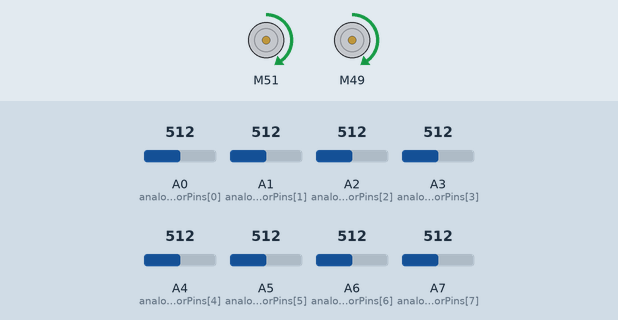
Simulated run of this sketch. Board: Arduino Mega 2560, built with avr-gcc and run on an emulated ATmega2560. Shown: 2 × DC motor (green arrow = forward, orange = backward, longer = faster). The inputs (shaded band) are chosen by the test bench; at power-on: A0 (analogSensorPins[0]) = 512, A1 (analogSensorPins[1]) = 512, A2 (analogSensorPins[2]) = 512, A3 (analogSensorPins[3]) = 512, A4 (analogSensorPins[4]) = 512, A5 (analogSensorPins[5]) = 512, A6 (analogSensorPins[6]) = 512, A7 (analogSensorPins[7]) = 512.

Above: at 1.2 s.
1.3 s: A0 (analogSensorPins[0]) set to 311
2.8 s: A0 (analogSensorPins[0]) set to 283
At 4.0 s:
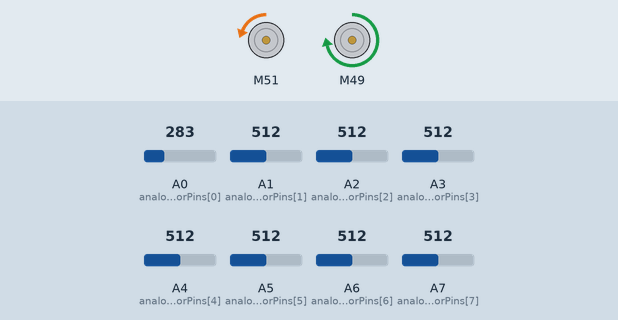
4.3 s: A1 (analogSensorPins[1]) set to 319
5.8 s: A1 (analogSensorPins[1]) set to 289
At 6.3 s:
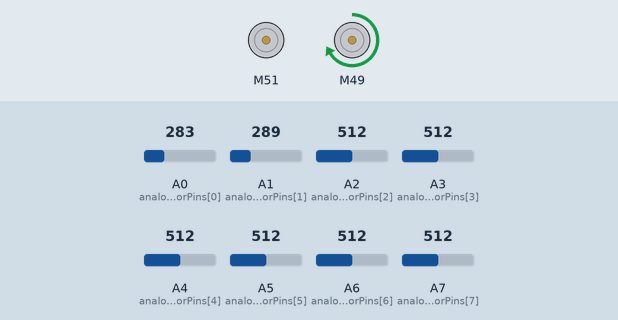
7.3 s: A2 (analogSensorPins[2]) set to 312
8.8 s: A2 (analogSensorPins[2]) set to 290
At 9.8 s:
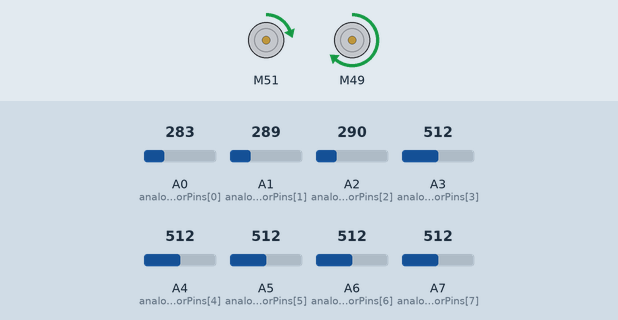
Timing chart, 0 to 11.3 s (numbered marks = the images above; inputs shaded):
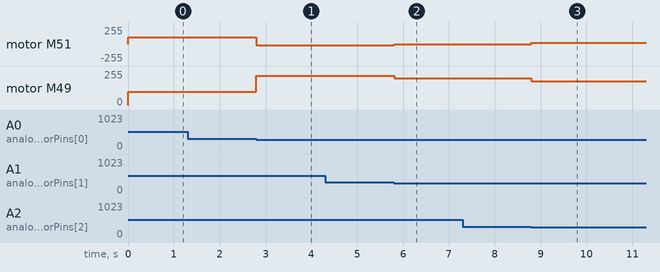

Measured:
- the behaviour switches between 301 and 300 on A0 (analogSensorPins[0]) (found by bisection; images 0 and 1)
- after the input at 1.3 s, every drawn part: stays the same
- after the input at 2.8 s, motor M51: forward 100/255 → backward 20/255 at once; motor M49: forward 100/255 → forward 220/255 at once
- after the input at 4.3 s, every drawn part: stays the same
- after the input at 5.8 s, motor M51: backward 20/255 → stopped at once; motor M49: forward 220/255 → forward 200/255 at once
- after the input at 7.3 s, every drawn part: stays the same
- after the input at 8.8 s, motor M51: stopped → forward 20/255 at once; motor M49: forward 200/255 → forward 180/255 at once

The sketch:

Line_Following_Test_4.ino
```cpp
#include <L298N.h>
#include <Arduino.h>

// Function prototypes
void readSensors(int *values);
float calculatePID(int *sensorValues);
void PID_Linefollow(float pidValue);
void motor_drive(float speed, float turn);
void stop_motors();

// Have to redefine those below pins as we plugged
#define AIN1 49
#define BIN1 51
#define AIN2 47
#define BIN2 53
#define PWMA 4
#define PWMB 3

// Initializing motors.
L298N motor1(PWMA, AIN1, AIN2);
L298N motor2(PWMB, BIN1, BIN2);

// Constants
const int SensorCount = 8;
const int analogSensorCount = 8;
const int analogSensorPins[analogSensorCount] = {A0, A1, A2, A3, A4, A5, A6, A7};
int IR_weight[8] = {-30, -20, -10, -5, 5, 10, 20, 30};

// PID control parameters
float Kp = 4;
float Ki = 0.0;
float Kd = 2;
float error;

// PID variables
float P, I, D, previousError = 0;

// Speed parameter
int lfspeed = 100;

void setup() {
  // Initialize analog sensor pins as input
  for (int i = 0; i < analogSensorCount; i++) {
    pinMode(analogSensorPins[i], INPUT);
  }

  // Initialize motor driver pins
  pinMode(PWMA, OUTPUT);
  pinMode(AIN1, OUTPUT);
  pinMode(AIN2, OUTPUT);
  pinMode(PWMB, OUTPUT);
  pinMode(BIN1, OUTPUT);
  pinMode(BIN2, OUTPUT);

  // Start with motors stopped
  stop_motors();
  Serial.begin(9600);
}

void loop() {
  int sensorValues[SensorCount];
  readSensors(sensorValues);

    float pidValue = calculatePID(sensorValues);
    PID_Linefollow(pidValue);

}

void readSensors(int *values) {
  for (int i = 0; i < analogSensorCount; i++) {
    values[i] = analogRead(analogSensorPins[i]) > 300 ? 0 : 1;
  }
}

float calculatePID(int *sensorValues) {
  float position = 0;
  int onLine = 0;

  for (int i = 0; i < SensorCount; i++) {
    if (sensorValues[i] == 1) {
      position += IR_weight[i];
      onLine++;
    }
  }

  if (onLine == 0) {
    error = -previousError;
  } else {
    position /= onLine;
    error = position;
  }

  P = error;
  I += error;
  D = error - previousError;
  previousError = error;

  float pidValue = (Kp * P) + (Ki * I) + (Kd * D);
  return pidValue;
}

void PID_Linefollow(float pidValue) {
  float speed = lfspeed;
  float turn = pidValue;

  motor_drive(speed, turn);
}

void motor_drive(float speed, float turn) {
  // Calculate motor speeds
  float left_speed = speed + turn;
  float right_speed = speed - turn;

  // Ensure motor speeds are within limits
  left_speed = constrain(left_speed, -255, 255);
  right_speed = constrain(right_speed, -255, 255);

  // Set motor speeds and directions
  if (left_speed > 0) {
    motor2.setSpeed(left_speed);
    motor2.forward();
  } else {
    motor2.setSpeed(-left_speed);
    motor2.backward();
  }

  if (right_speed > 0) {
    motor1.setSpeed(right_speed);
    motor1.forward();
  } else {
    motor1.setSpeed(-right_speed);
    motor1.backward();
  }
}

void stop_motors() {
  motor1.setSpeed(0);
  motor2.setSpeed(0);
}
```
